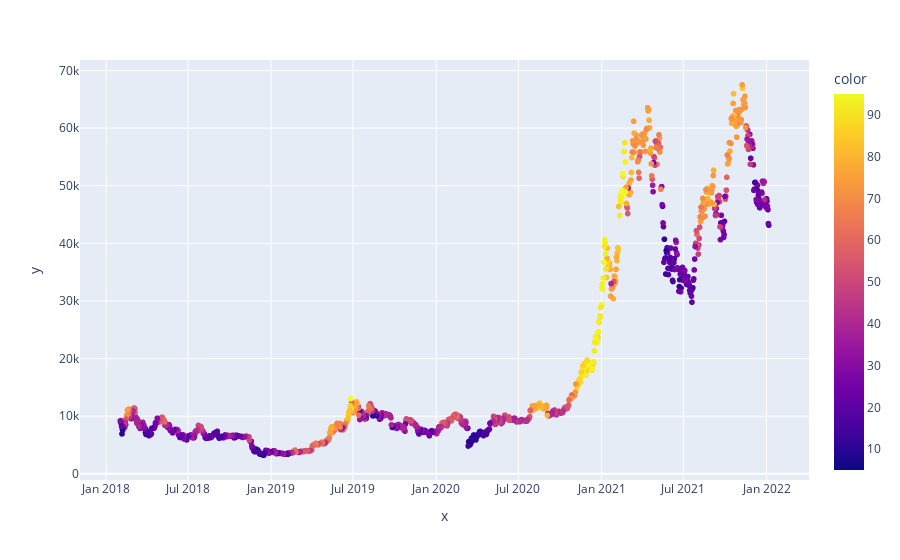

Notebook cell for this chart:
### Code cell
fear=px.scatter(x=x, y=y1, color=y2)
fear.show()

### Figure 1 — Plotly figure (JSON) as saved in the notebook; plotly's stock layout.template omitted (floating-point values rounded to 4 significant figures; data arrays with more than 128 entries replaced by an {"elided": "..."} marker saying what was removed)
{"data": [{"hovertemplate": "x=%{x}<br>y=%{y}<br>color=%{marker.color}<extra></extra>", "legendgroup": "", "marker": {"color": {"elided": "1433 int values"}, "coloraxis": "coloraxis", "symbol": "circle"}, "mode": "markers", "name": "", "showlegend": false, "type": "scattergl", "x": {"elided": "1433 str values"}, "xaxis": "x", "y": {"elided": "1433 float values"}, "yaxis": "y"}], "layout": {"coloraxis": {"colorbar": {"title": {"text": "color"}}, "colorscale": [[0, "#0d0887"], [0.1111, "#46039f"], [0.2222, "#7201a8"], [0.3333, "#9c179e"], [0.4444, "#bd3786"], [0.5556, "#d8576b"], [0.6667, "#ed7953"], [0.7778, "#fb9f3a"], [0.8889, "#fdca26"], [1, "#f0f921"]]}, "legend": {"tracegroupgap": 0}, "margin": {"t": 60}, "xaxis": {"anchor": "y", "domain": [0, 1], "title": {"text": "x"}}, "yaxis": {"anchor": "x", "domain": [0, 1], "title": {"text": "y"}}}}
